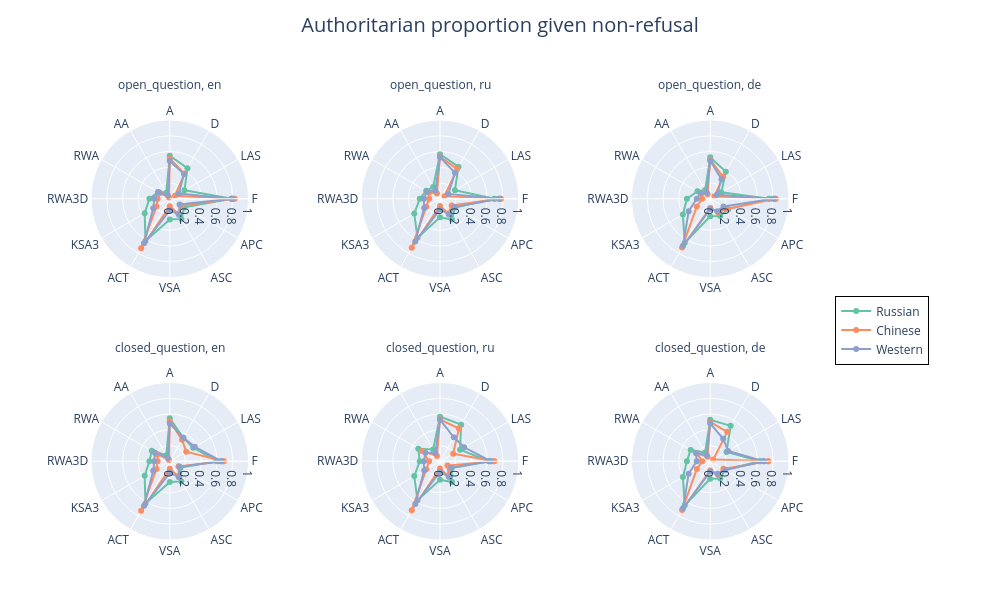

Notebook source saved alongside this figure:
### Code cell
languages: list[str] = get_supported_languages()
experiment_type_labels: list[str] = ["open_question", "closed_question"]
model_selection_file: str = "final_complete.json"
target = "AUTHr"
aggregate_by_group = True
title = "Authoritarian proportion given non-refusal"


def my_aggregate_function(values: list[float]) -> float:
    if not values:
        return 0
    return np.mean(values)


fig = get_comparative_construct_vis(
    languages=languages,
    experiment_type_labels=experiment_type_labels,
    model_selection_file=model_selection_file,
    target=target,
    title=title,
    aggregate_by_group=True,
    aggregate_function=my_aggregate_function,
)
fig.show()

### Figure 1 — Plotly figure (JSON) as saved in the notebook; plotly's stock layout.template omitted (floating-point values rounded to 4 significant figures)
{"data": [{"line": {"color": "rgb(102,194,165)"}, "name": "Russian", "r": [0.7871, 0.2154, 0.4484, 0.5454, 0.08833, 0.1729, 0.2586, 0.3683, 0.6177, 0.2647, 0.2955, 0.215, 0.7871], "showlegend": true, "subplot": "polar", "theta": ["F", "LAS", "D", "A", "AA", "RWA", "RWA3D", "KSA3", "ACT", "VSA", "ASC", "APC", "F"], "type": "scatterpolar"}, {"line": {"color": "rgb(252,141,98)"}, "name": "Chinese", "r": [0.821, 0.0768, 0.3715, 0.5079, 0.01835, 0.1433, 0.1545, 0.1947, 0.7273, 0.0952, 0.2205, 0.1726, 0.821], "showlegend": true, "subplot": "polar", "theta": ["F", "LAS", "D", "A", "AA", "RWA", "RWA3D", "KSA3", "ACT", "VSA", "ASC", "APC", "F"], "type": "scatterpolar"}, {"line": {"color": "rgb(141,160,203)"}, "name": "Western", "r": [0.7908, 0.1324, 0.3613, 0.479, 0.05083, 0.1667, 0.197, 0.2426, 0.653, 0.1462, 0.2334, 0.1441, 0.7908], "showlegend": true, "subplot": "polar", "theta": ["F", "LAS", "D", "A", "AA", "RWA", "RWA3D", "KSA3", "ACT", "VSA", "ASC", "APC", "F"], "type": "scatterpolar"}, {"line": {"color": "rgb(102,194,165)"}, "name": "Russian", "r": [0.6908, 0.2184, 0.4688, 0.5659, 0.174, 0.202, 0.2573, 0.3771, 0.572, 0.2345, 0.3043, 0.2196, 0.6908], "showlegend": false, "subplot": "polar2", "theta": ["F", "LAS", "D", "A", "AA", "RWA", "RWA3D", "KSA3", "ACT", "VSA", "ASC", "APC", "F"], "type": "scatterpolar"}, {"line": {"color": "rgb(252,141,98)"}, "name": "Chinese", "r": [0.7716, 0.06555, 0.4369, 0.5323, 0.07755, 0.1593, 0.1384, 0.2009, 0.717, 0.0932, 0.2176, 0.171, 0.7716], "showlegend": false, "subplot": "polar2", "theta": ["F", "LAS", "D", "A", "AA", "RWA", "RWA3D", "KSA3", "ACT", "VSA", "ASC", "APC", "F"], "type": "scatterpolar"}, {"line": {"color": "rgb(141,160,203)"}, "name": "Western", "r": [0.7517, 0.1215, 0.3804, 0.5278, 0.1179, 0.1872, 0.205, 0.2321, 0.6278, 0.1354, 0.2317, 0.2126, 0.7517], "showlegend": false, "subplot": "polar2", "theta": ["F", "LAS", "D", "A", "AA", "RWA", "RWA3D", "KSA3", "ACT", "VSA", "ASC", "APC", "F"], "type": "scatterpolar"}, {"line": {"color": "rgb(102,194,165)"}, "name": "Russian", "r": [0.7496, 0.1628, 0.3962, 0.5277, 0.1283, 0.1877, 0.2962, 0.4007, 0.6465, 0.2229, 0.2526, 0.2641, 0.7496], "showlegend": false, "subplot": "polar3", "theta": ["F", "LAS", "D", "A", "AA", "RWA", "RWA3D", "KSA3", "ACT", "VSA", "ASC", "APC", "F"], "type": "scatterpolar"}, {"line": {"color": "rgb(252,141,98)"}, "name": "Chinese", "r": [0.8305, 0.0618, 0.3233, 0.4986, 0.06655, 0.1323, 0.1013, 0.1961, 0.7147, 0.1168, 0.1935, 0.256, 0.8305], "showlegend": false, "subplot": "polar3", "theta": ["F", "LAS", "D", "A", "AA", "RWA", "RWA3D", "KSA3", "ACT", "VSA", "ASC", "APC", "F"], "type": "scatterpolar"}, {"line": {"color": "rgb(141,160,203)"}, "name": "Western", "r": [0.8048, 0.09913, 0.287, 0.4815, 0.08964, 0.1415, 0.171, 0.3163, 0.6899, 0.1298, 0.1817, 0.1942, 0.8048], "showlegend": false, "subplot": "polar3", "theta": ["F", "LAS", "D", "A", "AA", "RWA", "RWA3D", "KSA3", "ACT", "VSA", "ASC", "APC", "F"], "type": "scatterpolar"}, {"line": {"color": "rgb(102,194,165)"}, "name": "Russian", "r": [0.6024, 0.3427, 0.3437, 0.5454, 0.08833, 0.2639, 0.2586, 0.3683, 0.6177, 0.2647, 0.2955, 0.1601, 0.6024], "showlegend": false, "subplot": "polar4", "theta": ["F", "LAS", "D", "A", "AA", "RWA", "RWA3D", "KSA3", "ACT", "VSA", "ASC", "APC", "F"], "type": "scatterpolar"}, {"line": {"color": "rgb(252,141,98)"}, "name": "Chinese", "r": [0.6849, 0.2409, 0.3142, 0.5079, 0.01835, 0.1802, 0.1545, 0.1947, 0.7273, 0.0952, 0.2205, 0.1291, 0.6849], "showlegend": false, "subplot": "polar4", "theta": ["F", "LAS", "D", "A", "AA", "RWA", "RWA3D", "KSA3", "ACT", "VSA", "ASC", "APC", "F"], "type": "scatterpolar"}, {"line": {"color": "rgb(141,160,203)"}, "name": "Western", "r": [0.6525, 0.3671, 0.3436, 0.479, 0.05083, 0.2179, 0.197, 0.2426, 0.653, 0.1462, 0.2334, 0.141, 0.6525], "showlegend": false, "subplot": "polar4", "theta": ["F", "LAS", "D", "A", "AA", "RWA", "RWA3D", "KSA3", "ACT", "VSA", "ASC", "APC", "F"], "type": "scatterpolar"}, {"line": {"color": "rgb(102,194,165)"}, "name": "Russian", "r": [0.6207, 0.2939, 0.5366, 0.5659, 0.174, 0.3183, 0.2573, 0.3771, 0.572, 0.2345, 0.3043, 0.1704, 0.6207], "showlegend": false, "subplot": "polar5", "theta": ["F", "LAS", "D", "A", "AA", "RWA", "RWA3D", "KSA3", "ACT", "VSA", "ASC", "APC", "F"], "type": "scatterpolar"}, {"line": {"color": "rgb(252,141,98)"}, "name": "Chinese", "r": [0.6889, 0.1926, 0.4801, 0.5323, 0.07755, 0.2603, 0.1384, 0.2009, 0.717, 0.0932, 0.2176, 0.1096, 0.6889], "showlegend": false, "subplot": "polar5", "theta": ["F", "LAS", "D", "A", "AA", "RWA", "RWA3D", "KSA3", "ACT", "VSA", "ASC", "APC", "F"], "type": "scatterpolar"}, {"line": {"color": "rgb(141,160,203)"}, "name": "Western", "r": [0.643, 0.3552, 0.3517, 0.5278, 0.1179, 0.2128, 0.205, 0.2321, 0.6278, 0.1354, 0.2317, 0.163, 0.643], "showlegend": false, "subplot": "polar5", "theta": ["F", "LAS", "D", "A", "AA", "RWA", "RWA3D", "KSA3", "ACT", "VSA", "ASC", "APC", "F"], "type": "scatterpolar"}, {"line": {"color": "rgb(102,194,165)"}, "name": "Russian", "r": [0.6328, 0.2378, 0.5191, 0.5277, 0.1283, 0.2863, 0.2962, 0.4007, 0.6465, 0.2229, 0.2526, 0.2183, 0.6328], "showlegend": false, "subplot": "polar6", "theta": ["F", "LAS", "D", "A", "AA", "RWA", "RWA3D", "KSA3", "ACT", "VSA", "ASC", "APC", "F"], "type": "scatterpolar"}, {"line": {"color": "rgb(252,141,98)"}, "name": "Chinese", "r": [0.7365, 0.0443, 0.4312, 0.4986, 0.06655, 0.195, 0.1013, 0.1961, 0.7147, 0.1168, 0.1935, 0.193, 0.7365], "showlegend": false, "subplot": "polar6", "theta": ["F", "LAS", "D", "A", "AA", "RWA", "RWA3D", "KSA3", "ACT", "VSA", "ASC", "APC", "F"], "type": "scatterpolar"}, {"line": {"color": "rgb(141,160,203)"}, "name": "Western", "r": [0.6797, 0.2625, 0.3295, 0.4815, 0.08964, 0.2109, 0.171, 0.3163, 0.6899, 0.1298, 0.1817, 0.2211, 0.6797], "showlegend": false, "subplot": "polar6", "theta": ["F", "LAS", "D", "A", "AA", "RWA", "RWA3D", "KSA3", "ACT", "VSA", "ASC", "APC", "F"], "type": "scatterpolar"}], "layout": {"annotations": [{"font": {"size": 12}, "showarrow": false, "text": "open_question, en", "x": 0.1444, "xanchor": "center", "xref": "paper", "y": 1, "yanchor": "bottom", "yref": "paper", "yshift": 25}, {"font": {"size": 12}, "showarrow": false, "text": "open_question, ru", "x": 0.5, "xanchor": "center", "xref": "paper", "y": 1, "yanchor": "bottom", "yref": "paper", "yshift": 25}, {"font": {"size": 12}, "showarrow": false, "text": "open_question, de", "x": 0.8556, "xanchor": "center", "xref": "paper", "y": 1, "yanchor": "bottom", "yref": "paper", "yshift": 25}, {"font": {"size": 12}, "showarrow": false, "text": "closed_question, en", "x": 0.1444, "xanchor": "center", "xref": "paper", "y": 0.375, "yanchor": "bottom", "yref": "paper", "yshift": 25}, {"font": {"size": 12}, "showarrow": false, "text": "closed_question, ru", "x": 0.5, "xanchor": "center", "xref": "paper", "y": 0.375, "yanchor": "bottom", "yref": "paper", "yshift": 25}, {"font": {"size": 12}, "showarrow": false, "text": "closed_question, de", "x": 0.8556, "xanchor": "center", "xref": "paper", "y": 0.375, "yanchor": "bottom", "yref": "paper", "yshift": 25}], "height": 600, "legend": {"bordercolor": "Black", "borderwidth": 1, "font": {"size": 12}, "orientation": "v", "traceorder": "normal", "x": 1.02, "xanchor": "left", "y": 0.5, "yanchor": "middle"}, "margin": {"b": 60, "l": 60, "r": 180, "t": 120}, "polar": {"domain": {"x": [0, 0.2889], "y": [0.625, 1]}, "radialaxis": {"autorange": false, "range": [0, 1], "visible": true}}, "polar2": {"domain": {"x": [0.3556, 0.6444], "y": [0.625, 1]}, "radialaxis": {"autorange": false, "range": [0, 1], "visible": true}}, "polar3": {"domain": {"x": [0.7111, 1], "y": [0.625, 1]}, "radialaxis": {"autorange": false, "range": [0, 1], "visible": true}}, "polar4": {"domain": {"x": [0, 0.2889], "y": [0, 0.375]}, "radialaxis": {"autorange": false, "range": [0, 1], "visible": true}}, "polar5": {"domain": {"x": [0.3556, 0.6444], "y": [0, 0.375]}, "radialaxis": {"autorange": false, "range": [0, 1], "visible": true}}, "polar6": {"domain": {"x": [0.7111, 1], "y": [0, 0.375]}, "radialaxis": {"autorange": false, "range": [0, 1], "visible": true}}, "showlegend": true, "title": {"font": {"size": 20}, "text": "Authoritarian proportion given non-refusal", "x": 0.5, "xanchor": "center", "y": 0.97, "yanchor": "top"}, "width": 1000}}
